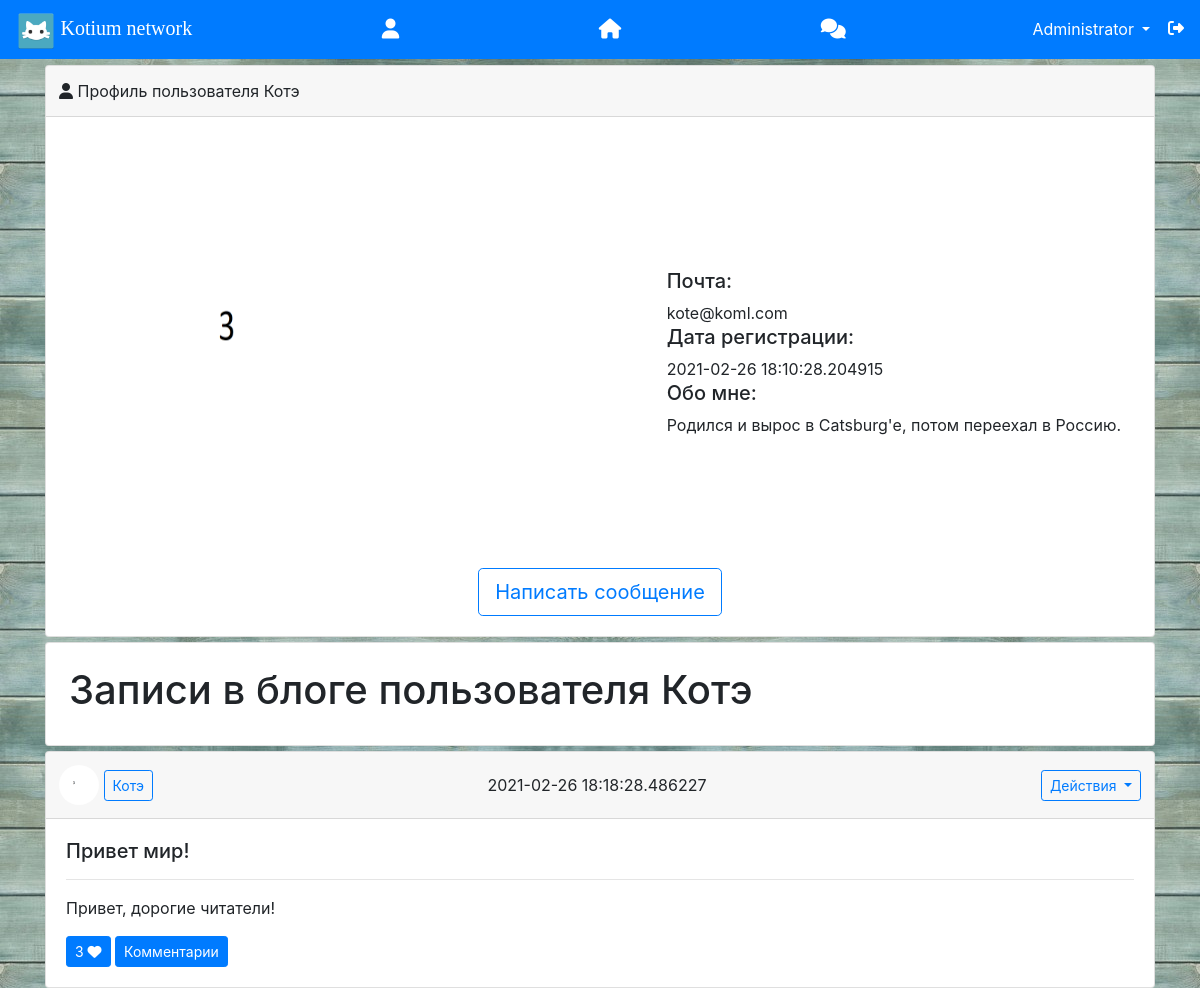
The app's page /3 (signed in) with its own data.
### data/users.py (models this page shows, shortened)
class User(SqlAlchemyBase, UserMixin, SerializerMixin):
    __tablename__ = 'users'
    id = sqlalchemy.Column(sqlalchemy.Integer,
                           primary_key=True, autoincrement=True)
    name = sqlalchemy.Column(sqlalchemy.String, nullable=True)
    about = sqlalchemy.Column(sqlalchemy.String, nullable=True)
    email = sqlalchemy.Column(sqlalchemy.String,
                              index=True, unique=True, nullable=True)
    hashed_password = sqlalchemy.Column(sqlalchemy.String, nullable=True)
    created_date = sqlalchemy.Column(sqlalchemy.DateTime, default=datetime.datetime.now)
    is_admin = sqlalchemy.Column(sqlalchemy.Boolean, default=0)
    is_group = sqlalchemy.Column(sqlalchemy.Boolean, default=0)
    is_confirmed = sqlalchemy.Column(sqlalchemy.Boolean, default=0)
    news = orm.relation("News", back_populates='user')
    msg = orm.relation("Message", back_populates='user', lazy='subquery')
    comm = orm.relation("Comment", back_populates='user')
    friends = sqlalchemy.Column(sqlalchemy.String, nullable=True)
    f_request = sqlalchemy.Column(sqlalchemy.String, nullable=True)

### data/news.py (models this page shows)
class News(SqlAlchemyBase, SerializerMixin):
    __tablename__ = 'news'
    id = sqlalchemy.Column(sqlalchemy.Integer, primary_key=True, autoincrement=True)
    title = sqlalchemy.Column(sqlalchemy.String, nullable=True)
    content = sqlalchemy.Column(sqlalchemy.String, nullable=True)
    created_date = sqlalchemy.Column(sqlalchemy.DateTime, default=datetime.datetime.now)
    is_private = sqlalchemy.Column(sqlalchemy.Boolean, default=True)
    user_id = sqlalchemy.Column(sqlalchemy.Integer, sqlalchemy.ForeignKey("users.id"))
    user = orm.relation('User')
    attach = sqlalchemy.Column(sqlalchemy.String, nullable=True)
    liked_by = sqlalchemy.Column(sqlalchemy.String, nullable=True)
    likes = sqlalchemy.Column(sqlalchemy.Integer)

### main.py (the view, shortened to what this page needs)
@app.route("/<int:prof_id>", methods=['GET', 'POST'])  # Профиль
@login_required  # Только для авторизованных!
def index(prof_id):
    session['from_page'] = f'/{prof_id}'  # Объявляем переменные, подключаем базу данных, собираем данные
    form = NewsForm()
    commsform = CommsForm()
    db_sess = db_session.create_session()
    comms = db_sess.query(Comment).all()
    prof_user = db_sess.query(User).filter(User.id == prof_id)  # Получаем ИД пользователя, в профиль которого мы зашли
    if current_user.is_authenticated:  # Если пользователь аутентифицирован
        news = db_sess.query(News).filter(
            News.user.has(id=prof_id)).order_by(News.created_date.desc())
    else:  # Иначе отправляем все новости
        news = db_sess.query(News).filter(
            News.is_private != True).order_by(News.created_date.desc())
    return render_template("profile.html",
                           news=news, form=form,
                           profile_id=prof_id, profile_user=prof_user,
                           comments=comms, commsform=commsform,
                           title='Профиль'
                           )

### data/db_session.py (called while the page is built)
def create_session() -> Session:
    global __factory
    return __factory()

### main.py (called while the page is built)
@login_manager.user_loader  # Определяем, авторизован ли пользователь в системе или он на сайте как гость.
def load_user(user_id):
    db_sess = db_session.create_session()
    return db_sess.query(User).get(user_id)

### templates/profile.html (shortened to what this page needs)
{% extends "base.html" %}
{% block content %}
<div class="card" style="margin-top: 5px;" id="user_info" xmlns="http://www.w3.org/1999/html">
    <div class="card-header d-flex justify-content-between align-items-center" style="padding: 5px;">
        <div class="p-2">
            <i class="fas fa-user"></i> Профиль пользователя {{ profile_user[0].name }}
        </div>
        <div class="p-2"></div>
    </div>
    <div class="card-body">
        <div class="d-flex justify-content-between align-items-center" style="padding: 5px;">
            <div class="p-2">
                <center><img src="/static/userpics/{{ profile_id }}.png?q={{ range(1, 10000) | random }}" width="400px"
                             height="400px"
                             style="margin-bottom: 5px; border-radius: 250px"/></center>
            </div>
            <div class="p-2">
                <h5>Почта:</h5>
                {{ profile_user[0].email }}
                <h5>Дата регистрации:</h5>
                {{ profile_user[0].created_date }}
                <h5>Обо мне:</h5>
                {{ profile_user[0].about }}
            </div>
        </div>
        {% if current_user.is_authenticated and (profile_id != current_user.id) %}
        <center>
            <a href="/msg/{{ profile_id }}" class="btn btn-outline-primary btn-lg">Написать сообщение</a>
        </center>
        {% endif %}
    </div>
</div>
<div class="card" style="margin-top: 5px; padding: 10px;">
    <div class="d-flex justify-content-between align-items-center" style="padding: 5px;">
        <div class="p-2">
            {% if current_user.is_authenticated and (profile_id == current_user.id) %}
            <h1>Ваши записи в блоге</h1>
            {% else %}
            <h1>Записи в блоге пользователя {{ profile_user[0].name }}</h1>
            {% endif %}
        </div>
        <div class="p-2">
        </div>
    </div>
</div>
{% for item in news %}
{% set liked = item.liked_by.split('|') %}
<div class="card" style="margin-top: 5px;" id="{{ item.id }}">
    <div class="card-header d-flex justify-content-between align-items-center" style="padding: 5px;">
        <div class="p-2">
            <img src="/static/userpics/{{ item.user.id }}.png" width="40px" height="40px" style="border-radius: 20px">
            {% if item.user.is_admin %}
            <a href="/{{ item.user.id }}" class="btn btn-outline-danger btn-sm"
               title="Пользователь является Администратором">{{item.user.name}}</a>
            {% else %}
            <a href="/{{ item.user.id }}" class="btn btn-outline-primary btn-sm" title="Перейти к профилю">{{item.user.name}}</a>
            {% endif %}
        </div>
        <div class="p-2">{{item.created_date}}</div>
        <div class="p-2">
            <div class="dropdown">
                <button class="btn btn-outline-primary dropdown-toggle btn-sm" type="button" id="dropdownMenuButton"
                        data-toggle="dropdown" aria-haspopup="true" aria-expanded="false">
                    Действия
                </button>
            </div>
        </div>
    </div>
    <div class="card-body">
        <h5 class="card-title">{{item.title}}</h5>
        <hr>
        <p class="card-text">{{item.content}}</p>
        {% if current_user.is_authenticated %}
        {% if current_user.name in liked %}
        <a href="/news/unlike/{{ item.id }}" class="btn btn-primary btn-sm">{{item.likes}} <i class="fas fa-heart"></i></a>
        {% else %}
        <a href="/news/like/{{ item.id }}" class="btn btn-outline-primary btn-sm">{{item.likes}} <i class="far fa-heart"></i></a>
        {% endif %}
        {% else %}
        <button class="btn btn-outline-primary btn-sm">{{item.likes}} <i class="far fa-heart"></i></button>
        {% endif %}
        <button class="btn btn-primary btn-sm" type="button" data-toggle="collapse"
                data-target="#CommentsSpoiler{{ item.id }}"
                aria-expanded="false" aria-controls="CommentsSpoiler{{ item.id }}">
            Комментарии
        </button>
    </div>
            {% set cm = 0 %}
</div>
{% endfor %}
{% endblock %}

### templates/base.html (shortened to what this page needs)
<!doctype html>
<html lang="ru">
<head>
    <link rel="stylesheet"
          href="https://stackpath.bootstrapcdn.com/bootstrap/4.4.1/css/bootstrap.min.css"
>
</head>
<body style="background-image: url(/static/system/bg.jpg);">
<header>
    <nav class="navbar navbar-dark bg-primary" style="position: fixed; top: 0; right: 0; left: 0; z-index: 999;">
        <div>
            <img src="/static/system/logo.png" width="40px" height="40px">
            <a class="navbar-brand" href="#" style="font-family: 'segoe print';">Kotium network</a>
        </div>
        {% if current_user.is_authenticated %}
        <center>
            <div class="d-flex justify-content-between" style="width: 40vw;">
                <div class="p-2">
                    <a href="/{{ current_user.id }}" style="color: #fff"><h5 style="margin: 0px;"><i
                            class="fas fa-user"></i></h5></a>
                </div>
                <div class="p-2">
                    <a href="/feed" style="color: #fff"><h5 style="margin: 0px;"><i class="fas fa-home"></i></h5></a>
                </div>
                <div class="p-2">
                    <a href="/msg" style="color: #fff"><h5 style="margin: 0px;"><i class="fas fa-comments"></i></h5></a>
                </div>
            </div>
        </center>
        <div class="nav-item dropdown">
            <button class="btn btn-primary dropdown-toggle" type="button" id="dropdownMenuButton"
                    data-toggle="dropdown" aria-haspopup="true" aria-expanded="false">
                {{ current_user.name }}
            </button>
            <a href="/logout" style="color: #fff;"><i class="fas fa-sign-out-alt"></i></a>
        </div>
        {% else %}
        <p style="margin-bottom: 0px">
            <a class="btn btn-primary btn-sm" href="/register">Зарегистрироваться</a>
            <a class="btn btn-success btn-sm" href="/login">Войти</a>
        </p>
        {% endif %}
    </nav>
</header>
<main role="main" class="container" style="padding-top: 60px;">
    {% block content %}{% endblock %}
</main>
</body>
</html>

### records on screen
User: name "Administrator"
User: name "Котэ", email "kote@koml.com", created_date "2021-02-26 18:10:28.204915", about "Родился и вырос в Catsburg'е, потом переехал в Россию."
News: user.name "Котэ", created_date "2021-02-26 18:18:28.486227", title "Привет мир!", content "Привет, дорогие читатели!", likes "3"
